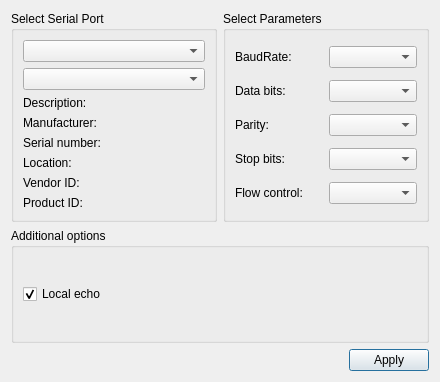
<?xml version="1.0" encoding="UTF-8"?>
<ui version="4.0">
 <class>SettingsDialog</class>
 <widget class="QDialog" name="SettingsDialog">
  <property name="geometry">
   <rect>
    <x>0</x>
    <y>0</y>
    <width>440</width>
    <height>382</height>
   </rect>
  </property>
  <property name="windowTitle">
   <string>Settings</string>
  </property>
  <layout class="QGridLayout" name="gridLayout_3">
   <item row="0" column="1">
    <widget class="QGroupBox" name="parametersBox">
     <property name="title">
      <string>Select Parameters</string>
     </property>
     <layout class="QGridLayout" name="gridLayout_2">
      <item row="0" column="0">
       <widget class="QLabel" name="baudRateLabel">
        <property name="text">
         <string>BaudRate:</string>
        </property>
       </widget>
      </item>
      <item row="0" column="1">
       <widget class="QComboBox" name="baudRateBox"/>
      </item>
      <item row="1" column="0">
       <widget class="QLabel" name="dataBitsLabel">
        <property name="text">
         <string>Data bits:</string>
        </property>
       </widget>
      </item>
      <item row="1" column="1">
       <widget class="QComboBox" name="dataBitsBox"/>
      </item>
      <item row="2" column="0">
       <widget class="QLabel" name="parityLabel">
        <property name="text">
         <string>Parity:</string>
        </property>
       </widget>
      </item>
      <item row="2" column="1">
       <widget class="QComboBox" name="parityBox"/>
      </item>
      <item row="3" column="0">
       <widget class="QLabel" name="stopBitsLabel">
        <property name="text">
         <string>Stop bits:</string>
        </property>
       </widget>
      </item>
      <item row="3" column="1">
       <widget class="QComboBox" name="stopBitsBox"/>
      </item>
      <item row="4" column="0">
       <widget class="QLabel" name="flowControlLabel">
        <property name="text">
         <string>Flow control:</string>
        </property>
       </widget>
      </item>
      <item row="4" column="1">
       <widget class="QComboBox" name="flowControlBox"/>
      </item>
     </layout>
    </widget>
   </item>
   <item row="0" column="0">
    <widget class="QGroupBox" name="selectBox">
     <property name="title">
      <string>Select Serial Port</string>
     </property>
     <layout class="QGridLayout" name="gridLayout">
      <item row="4" column="0">
       <widget class="QLabel" name="serialNumberLabel">
        <property name="text">
         <string>Serial number:</string>
        </property>
       </widget>
      </item>
      <item row="0" column="0">
       <widget class="QComboBox" name="serialPortInfoListBox"/>
      </item>
      <item row="2" column="0">
       <widget class="QLabel" name="descriptionLabel">
        <property name="text">
         <string>Description:</string>
        </property>
       </widget>
      </item>
      <item row="3" column="0">
       <widget class="QLabel" name="manufacturerLabel">
        <property name="text">
         <string>Manufacturer:</string>
        </property>
       </widget>
      </item>
      <item row="7" column="0">
       <widget class="QLabel" name="pidLabel">
        <property name="text">
         <string>Product ID:</string>
        </property>
       </widget>
      </item>
      <item row="5" column="0">
       <widget class="QLabel" name="locationLabel">
        <property name="text">
         <string>Location:</string>
        </property>
       </widget>
      </item>
      <item row="6" column="0">
       <widget class="QLabel" name="vidLabel">
        <property name="text">
         <string>Vendor ID:</string>
        </property>
       </widget>
      </item>
      <item row="1" column="0">
       <widget class="QComboBox" name="serialPortInfoListBox_2"/>
      </item>
     </layout>
    </widget>
   </item>
   <item row="2" column="0" colspan="2">
    <layout class="QHBoxLayout" name="horizontalLayout">
     <item>
      <spacer name="horizontalSpacer">
       <property name="orientation">
        <enum>Qt::Horizontal</enum>
       </property>
       <property name="sizeHint" stdset="0">
        <size>
         <width>96</width>
         <height>20</height>
        </size>
       </property>
      </spacer>
     </item>
     <item>
      <widget class="QPushButton" name="applyButton">
       <property name="text">
        <string>Apply</string>
       </property>
      </widget>
     </item>
    </layout>
   </item>
   <item row="1" column="0" colspan="2">
    <widget class="QGroupBox" name="additionalOptionsGroupBox">
     <property name="title">
      <string>Additional options</string>
     </property>
     <layout class="QVBoxLayout" name="verticalLayout">
      <item>
       <widget class="QCheckBox" name="localEchoCheckBox">
        <property name="text">
         <string>Local echo</string>
        </property>
        <property name="checked">
         <bool>true</bool>
        </property>
       </widget>
      </item>
     </layout>
    </widget>
   </item>
  </layout>
 </widget>
 <resources/>
 <connections/>
</ui>
